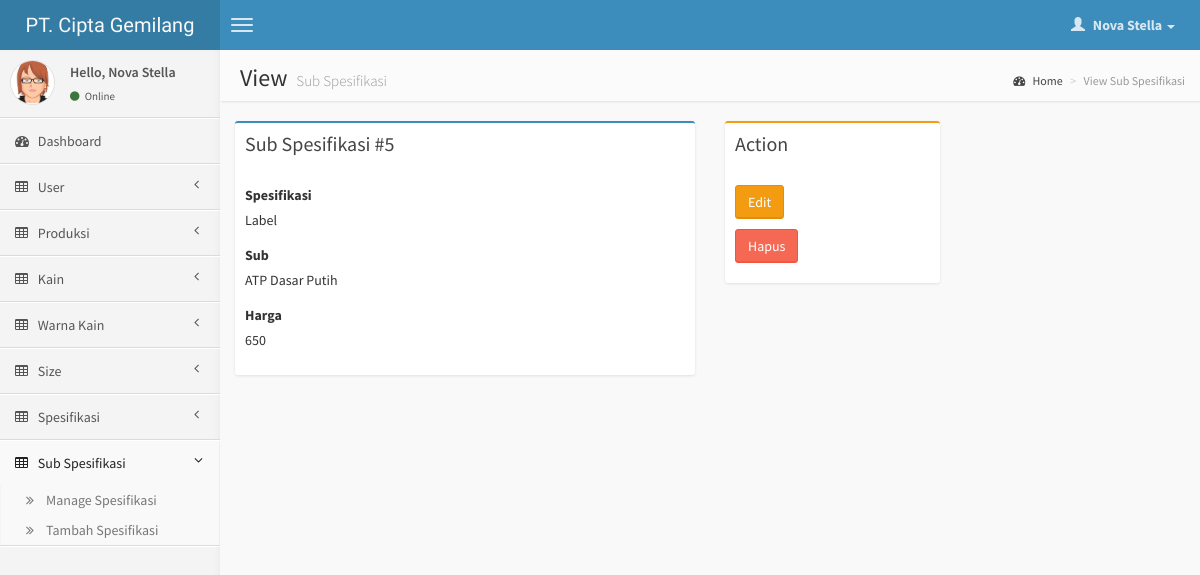
Page /page/sub-spesifikasi/view.php?id=5 (signed in) on the committed database.
### tables this page shows
CREATE TABLE IF NOT EXISTS `user` (
  `id_user` int(11) NOT NULL AUTO_INCREMENT,
  `nama` varchar(100) NOT NULL,
  `username` varchar(15) NOT NULL,
  `password` varchar(255) NOT NULL,
  `level` int(11) NOT NULL,
  `date_created` date NOT NULL,
  PRIMARY KEY (`id_user`)
);

CREATE TABLE IF NOT EXISTS `sub_spesifikasi` (
  `id_sub_spesifikasi` int(11) NOT NULL AUTO_INCREMENT,
  `id_spesifikasi` int(11) NOT NULL,
  `nama` varchar(50) NOT NULL,
  `harga` int(11) NOT NULL,
  PRIMARY KEY (`id_sub_spesifikasi`)
);

CREATE TABLE IF NOT EXISTS `spesifikasis` (
  `id_spesifikasi` int(11) NOT NULL AUTO_INCREMENT,
  `spesifikasi` varchar(50) NOT NULL,
  PRIMARY KEY (`id_spesifikasi`)
);

### function.php (called while the page is built, shortened)
<?php
	function getUserInfo($field){
		if(isset($_SESSION['id_user'])){
			$q = mysql_query("select * from user where id_user='$_SESSION[id_user]'");
			$data = mysql_fetch_array($q);
			return $data[$field];
		}
		return false;
	}
	function getSpesifikasi($id){
		$q = mysql_query("select * from spesifikasis where id_spesifikasi='$id'");
		$data = mysql_fetch_array($q);
		return $data['spesifikasi'];
	}
?>

### page/sub-spesifikasi/view.php (the view, shortened to what this page needs)
<?php $pageTitle = 'View Sub Spesifikasi'; $pageActive = 'sub_spesifikasi'; ?>
<?php include '../header.php'; ?>
<section class="content-header">
    <h1>
        View
        <small>Sub Spesifikasi</small>
    </h1>
    <ol class="breadcrumb">
        <li><a href="#"><i class="fa fa-dashboard"></i> Home</a></li>
        <li class="active">View Sub Spesifikasi</li>
    </ol>
</section>
<section class="content">
	<?php if(isset($_GET['id'])){ ?>
		<?php
			$id = $_GET['id'];
			$sql = mysql_query("SELECT * FROM sub_spesifikasi WHERE id_sub_spesifikasi=$id");
			$data = mysql_fetch_array($sql);
		?>
		<div class="row">
			<div class="col-md-6">
				<div class="box box-primary">
					<div class="box-header">
						<h3 class="box-title">Sub Spesifikasi #<?php echo $data['id_sub_spesifikasi']; ?></h3>
					</div>
					<div class="box-body">
						<div class="form-group">
							<label>Spesifikasi</label>
							<p><?php echo getSpesifikasi($data['id_spesifikasi']); ?></p>
						</div>
						<div class="form-group">
							<label>Sub</label>
							<p><?php echo $data['nama']; ?></p>
						</div>
						<div class="form-group">
							<label>Harga</label>
							<p><?php echo $data['harga']; ?></p>
						</div>
					</div>
				</div>
			</div>
			<div class="col-md-3">
				<div class="box box-warning">
					<div class="box-header">
						<h3 class="box-title">Action</h3>
					</div>
					<div class="box-body">
						<p>
							<a href="edit.php?id=<?php echo $id; ?>" class="btn btn-warning">Edit</a>
						</p>
						<p>
							<a href="delete.php?id=<?php echo $id; ?>" onclick="return confirm('Anda yakin akan menghapus ini?')" class="btn btn-danger">Hapus</a>
						</p>
					</div>
				</div>
			</div>
		</div>
	<?php } else { ?>
		<?php include '../404.php'; ?>
	<?php } ?>
</section>
<?php include '../footer.php'; ?>

### page/header.php (shortened to what this page needs)
<?php require('../../config/config.php'); require("../../config/session.php"); require("../../function.php");  ?>
<!DOCTYPE html>
<html>
    <head>
        <link href="<?php echo DOMAIN; ?>/css/bootstrap.min.css" rel="stylesheet" type="text/css" />
        <link href="<?php echo DOMAIN; ?>/css/font-awesome.min.css" rel="stylesheet" type="text/css" />
        <link href="<?php echo DOMAIN; ?>/css/ionicons.min.css" rel="stylesheet" type="text/css" />
        <link href="<?php echo DOMAIN; ?>/css/morris/morris.css" rel="stylesheet" type="text/css" />
        <link href="<?php echo DOMAIN; ?>/css/jvectormap/jquery-jvectormap-1.2.2.css" rel="stylesheet" type="text/css" />
        <link href="<?php echo DOMAIN; ?>/css/fullcalendar/fullcalendar.css" rel="stylesheet" type="text/css" />
        <link href="<?php echo DOMAIN; ?>/css/daterangepicker/daterangepicker-bs3.css" rel="stylesheet" type="text/css" />
        <link href="<?php echo DOMAIN; ?>/css/bootstrap-wysihtml5/bootstrap3-wysihtml5.min.css" rel="stylesheet" type="text/css" />
        <link href="../../css/datatables/dataTables.bootstrap.css" rel="stylesheet" type="text/css" />
        <link href="<?php echo DOMAIN; ?>/css/AdminLTE.css" rel="stylesheet" type="text/css" />
    </head>
    <body class="skin-blue">
        <header class="header">
            <a href="index.html" class="logo">
                PT. Cipta Gemilang
            </a>
            <nav class="navbar navbar-static-top" role="navigation">
                <a href="#" class="navbar-btn sidebar-toggle" data-toggle="offcanvas" role="button">
                    <span class="icon-bar"></span>
                    <span class="icon-bar"></span>
                    <span class="icon-bar"></span>
                </a>
                <div class="navbar-right">
                    <ul class="nav navbar-nav">
                        <li class="dropdown user user-menu">
                            <a href="#" class="dropdown-toggle" data-toggle="dropdown">
                                <i class="glyphicon glyphicon-user"></i>
                                <span><?php echo getUserInfo('nama'); ?> <i class="caret"></i></span>
                            </a>
                        </li>
                    </ul>
                </div>
            </nav>
        </header>
        <div class="wrapper row-offcanvas row-offcanvas-left">
            <aside class="left-side sidebar-offcanvas">
                <section class="sidebar">
                    <div class="user-panel">
                        <div class="pull-left image">
                            <img src="<?php echo DOMAIN; ?>/img/avatar3.png" class="img-circle" alt="User Image" />
                        </div>
                        <div class="pull-left info">
                            <p>Hello, <?php echo getUserInfo('nama'); ?></p>
                            <a href="#"><i class="fa fa-circle text-success"></i> Online</a>
                        </div>
                    </div>
                    <ul class="sidebar-menu">
                        <li <?php if($pageActive == 'dashboard'): ?>class="active"<?php endif; ?> >
                            <a href="<?php echo DOMAIN; ?>">
                                <i class="fa fa-dashboard"></i> <span>Dashboard</span>
                            </a>
                        </li>
                        <?php if($_SESSION['level'] == 1): ?>
                        <li class="treeview <?php if($pageActive == 'user'): ?>active<?php endif; ?>">
                            <a href="#">
                                <i class="fa fa-table"></i> <span>User</span>
                                <i class="fa fa-angle-left pull-right"></i>
                            </a>
                        </li>
                        <?php endif; ?>
                        <li class="treeview <?php if($pageActive == 'produksi'): ?>active<?php endif; ?>">
                            <a href="#">
                                <i class="fa fa-table"></i> <span>Produksi</span>
                                <i class="fa fa-angle-left pull-right"></i>
                            </a>
                        </li>
                        <?php if($_SESSION['level'] == 1 || $_SESSION['level'] == 2): ?>
                        <li class="treeview <?php if($pageActive == 'kain'): ?>active<?php endif; ?>">
                            <a href="#">
                                <i class="fa fa-table"></i> <span>Kain</span>
                                <i class="fa fa-angle-left pull-right"></i>
                            </a>
                        </li>
                        <li class="treeview <?php if($pageActive == 'warna'): ?>active<?php endif; ?>">
                            <a href="#">
                                <i class="fa fa-table"></i> <span>Warna Kain</span>
                                <i class="fa fa-angle-left pull-right"></i>
                            </a>
                        </li>
                        <li class="treeview <?php if($pageActive == 'size'): ?>active<?php endif; ?>">
                            <a href="#">
                                <i class="fa fa-table"></i> <span>Size</span>
                                <i class="fa fa-angle-left pull-right"></i>
                            </a>
                        </li>
                        <li class="treeview <?php if($pageActive == 'spesifikasi'): ?>active<?php endif; ?>">
                            <a href="#">
                                <i class="fa fa-table"></i> <span>Spesifikasi</span>
                                <i class="fa fa-angle-left pull-right"></i>
                            </a>
                        </li>
                        <li class="treeview <?php if($pageActive == 'sub_spesifikasi'): ?>active<?php endif; ?>">
                            <a href="#">
                                <i class="fa fa-table"></i> <span>Sub Spesifikasi</span>
                                <i class="fa fa-angle-left pull-right"></i>
                            </a>
                            <ul class="treeview-menu">
                                <li><a href="<?php echo DOMAIN; ?>/page/sub-spesifikasi"><i class="fa fa-angle-double-right"></i>Manage Spesifikasi</a></li>
                                <li><a href="<?php echo DOMAIN; ?>/page/sub-spesifikasi/input.php"><i class="fa fa-angle-double-right"></i>Tambah Spesifikasi</a></li>
                            </ul>
                        </li>
                        <?php endif; ?>
                    </ul>
                </section>
            </aside>
            <aside class="right-side">

### rows in the picture
user: nama "Nova Stella"
sub_spesifikasi: id_sub_spesifikasi "5", id_spesifikasi.spesifikasi "Label", nama "ATP Dasar Putih", harga "650"
